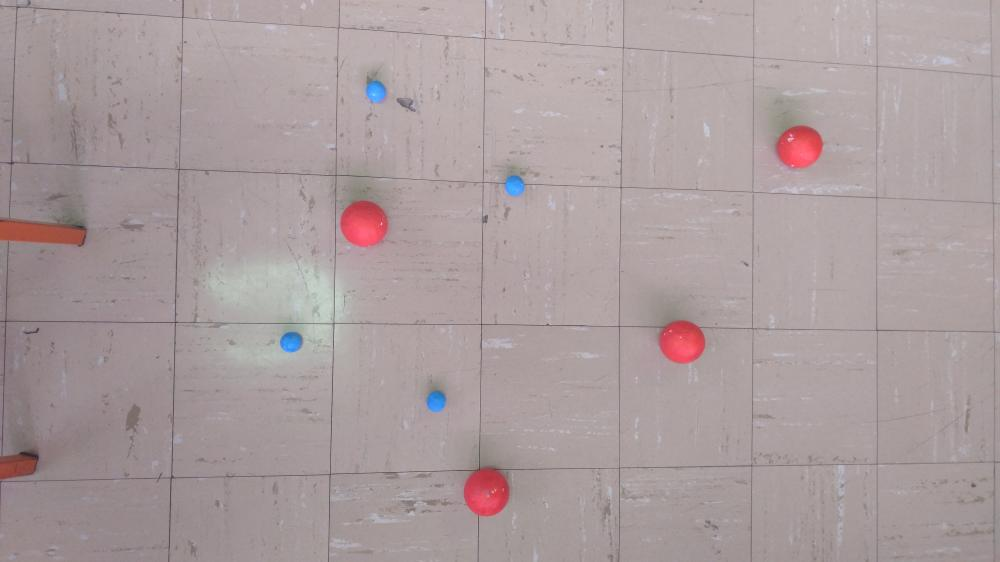
#> input picture EC3883-ColorBallTracker-master/tools/Figures/Balls_2.jpg, 1000 x 562 px
$ python 4-Color_Detection_on_Click.py   (older library calls are emulated)
#> lines starting #> are read from the running program, lines starting #| are printed output that depends on the picture
# import the necessary packages
import numpy as np
import cv2
from collections import OrderedDict
import time

# Tracked Colors in BGR (NOT RGB).
# tracked_colors = [[103,94,230],[233,151,60]]
tracked_colors = []

# Dictionary of recognized color labels.
RGB_dictionary = OrderedDict({
        "RED": (255, 0, 0),
        "GREEN": (0, 255, 0),
        "BLUE": (0, 0, 255),
        "CYAN": (0, 255, 255),
        # It doesn't recognize Magenta very well.
        # "MAGENTA": (255, 0, 255),
        "YELLOW": (255, 255, 0),
    })


# Percentage margin for hue, saturation and value.
margins = { "hue": 0.05,
            "saturation": 0.2,
            "value": 0.2
            }


def color2Mask(image, tracked_colors, margins):

    # Unpack margins.
    marH = margins["hue"]
    marS = margins["saturation"]
    marV = margins["value"]

    # Transform the image to HSV
    hsv_image = cv2.cvtColor(image, cv2.COLOR_BGR2HSV)

    # mask accumulator
    all_masks = np.zeros((image.shape[0], image.shape[1]), dtype = np.uint8)

    # Iterate over the list of tracked colors
    for color in tracked_colors:

        # Transform the color to hsv.
        hsv_color = cv2.cvtColor(np.uint8([[color]]), cv2.COLOR_BGR2HSV)
        hsv_color = hsv_color[0][0]
        # print("hsv_color = {}".format(hsv_color))

        # Calculate the margins for the mask from the base colors and the margin
        low_margin  = [ int(hsv_color[0] - 180*marH), int(max(hsv_color[1] - 255*marS, 0)), int(max(hsv_color[2] - 255*marV, 0)) ]
        high_margin = [ int(hsv_color[0] + 180*marH), int(min(hsv_color[1] + 255*marS, 255)), int(min(hsv_color[2] + 255*marV, 255)) ]

        # If there is a Wrap Around on the Hue axis, Create 2 sets of margins.
        if (low_margin[0] < 0) or (high_margin[0] > 179):

            if (low_margin[0] < 0):
                # If the low margin is negative, do a margin set in the upper region of the color space
                low_margin1  = [ 179 - np.abs(low_margin[0]), low_margin[1], low_margin[2] ]
                high_margin1 = [ 179, high_margin[1], high_margin[2] ]
                # then, do a margin set in the lower region of the color space.
                low_margin2  = [ 0, low_margin[1], low_margin[2] ]
                high_margin2 = [ high_margin[0], high_margin[1], high_margin[2] ]

            if (high_margin[0] > 179):
                # If the low margin is negative, do a margin set in the upper region of the color space
                low_margin1  = [ low_margin[0], low_margin[1], low_margin[2] ]
                high_margin1 = [ 179, high_margin[1], high_margin[2] ]
                # then, do a margin set in the lower region of the color space.
                low_margin2  = [ 0, low_margin[1], low_margin[2] ]
                high_margin2 = [ high_margin[0] - 179, high_margin[1], high_margin[2] ]

            # Run both masks and append them together
            mask1 = cv2.inRange(hsv_image,np.array(low_margin1),np.array(high_margin1))
            mask2 = cv2.inRange(hsv_image,np.array(low_margin2),np.array(high_margin2))
            mask  = cv2.bitwise_or(mask1,mask2)

        # If There is no weird Hue overflow, then just calculate the normal mask.
        else:
            mask = cv2.inRange(hsv_image,np.array(low_margin),np.array(high_margin))

        # Append the generated masks onto a single variable
        all_masks  = cv2.bitwise_or(all_masks,mask)


    # Erosion and Dilation on the combined mask
    kernel = cv2.getStructuringElement(cv2.MORPH_ELLIPSE,(5,5))
    all_masks = cv2.morphologyEx(all_masks, cv2.MORPH_OPEN, kernel)

    # Return the accumulated masks
    return all_masks


def mask2CentroidColor(image, mask, LAB_dictionary):
    # Calculate the contours of the image
    (_, cnts, _) = cv2.findContours(mask.copy(), cv2.RETR_EXTERNAL,cv2.CHAIN_APPROX_SIMPLE)

    # initialize good contours
    tracked_cnts = []

    # loop over the contours
    for c in cnts:

        # Try to Eliminate wrong contours based on how much thier perimeter and area approximate an actual circle.
        area = cv2.contourArea(c)
        perimeter = cv2.arcLength(c,True)
        (x,y),radius = cv2.minEnclosingCircle(c)
        # Transform the center of the circle to pixels
        (x,y) = (int(x),int(y))
        circle_area = int( np.pi * radius**2)
        circle_perimeter = int( np.pi * radius*2)
        if not (circle_perimeter*0.9 < perimeter < circle_perimeter*1.1 and circle_area*0.6 < area < circle_area*1.4): continue

        ## If you reach this far, detect the contour color using LAB aproximation
        # Retrieve center color from the image
        color = image[y][x]
        # Transform color to LAB color space
        color = cv2.cvtColor(np.uint8([[color]]), cv2.COLOR_BGR2LAB)
        # Calculate the vector difference between the selected color, and the known dictionary using numpy broadcasting.
        # Then compute the magnitue of the vector. Finally, retrieve the position of the value with the smallest difference.
        # To avoid overflowing, convert the arrays to float before substraction.
        min_idx = np.linalg.norm( LAB_dictionary["lab"].astype(np.float32) - color.astype(np.float32), axis=2 ).argmin()
        # Retrieve the label corresponding to that color.
        color_label = LAB_dictionary["name"][min_idx]

        ## Prepare array to return
        # Each ball is represented by an array  with the centroid, the radius, and the color label, like:
        # [ (x,y), radius, label ]
        tracked_cnts.append([(x,y), int(radius), color_label])

    # When the iteration through the contours has finished, return the list of tracked balls.
    return tracked_cnts


def RBG2LAB_labels(RGB_dictionary):
    """Convert an ordered dictionary of RGB colors to LAB format.
    returns a dictionary with a  list of converted values and a list of text labels. """

    RGB_dictionary
    lab_nparray = np.zeros((len(RGB_dictionary), 1, 3), dtype="uint8")
    color_names = []

    # loop over the colors dictionary
    for (i, (name, rgb)) in enumerate(RGB_dictionary.items()):
        # update the L*a*b* array and the color names list
        lab_nparray[i] = rgb
        color_names.append(name)

        # convert the L*a*b* array from the RGB color space
        # to L*a*b*
        lab = cv2.cvtColor(lab_nparray, cv2.COLOR_RGB2LAB)

    # Create a dictionary to easily pass the results around
    LAB_dictionary = {
            "lab": lab,
            "name":color_names
            }
    # Return the dictionary
    return LAB_dictionary

# Print on console the mouse position.
def onMouse (event, x, y, f, other):
    # Bring the image from the global context
    global shifted, tracked_colors

    # print("x:{}  y:{},  color = {}".format(x,y, image[y][x]))
    # Set thy callback event
    if (event == cv2.EVENT_LBUTTONDOWN):
        tracked_colors.append( shifted[y][x] )


# Create NamedWindow, and set callback.
cv2.namedWindow('Result')
cv2.setMouseCallback('Result', onMouse, 0 );


# Transform the recognized color to LAB color space.
LAB_dictionary = RBG2LAB_labels(RGB_dictionary)

# load the image and perform pyramid mean shift filtering
# to aid the thresholding step
image = cv2.imread("../Figures/Balls_2.jpg")
#> image is the input picture: shape (562, 1000, 3); mean B, G, R 158.1, 156.7, 170.3
# Super filter the Image

while (1):
    image1 = image.copy()
    time_start = time.time()
    # shifted = cv2.pyrMeanShiftFiltering(image, 21, 51)
    # shifted = cv2.pyrMeanShiftFiltering(image, 10, 51)
    shifted = cv2.pyrMeanShiftFiltering(image, 5, 51)
    shifted = cv2.GaussianBlur(shifted, (9, 9), 0)
    time1 = time.time()
    ## Calculate the masks associated to the tracked colors
    mask = color2Mask(shifted, tracked_colors, margins)
#> in color2Mask, `hsv_image = cv2.cvtColor(image, cv2.COLOR_BGR2HSV)`: hsv_image: shape (562, 1000, 3); mean H, S, V 103.9, 21.3, 170.8
#> after the loop in color2Mask, `for color in tracked_colors:`: all_masks: shape (562, 1000); every value is 0
    time2 = time.time()
    ## Calculate contours and colors of the tracked objects
    tracked_cnts = mask2CentroidColor(shifted, mask, LAB_dictionary)
#> in mask2CentroidColor, `(_, cnts, _) = cv2.findContours(mask.copy(), cv2.RETR_EXTERNAL,cv2.CHA..`: cnts = []
#> tracked_cnts = []
    time3 = time.time()

    # Draw the amount of tracked balls.
    cv2.putText(image1, "Tracked Balls = {}".format(len(tracked_cnts)), (2, 22), cv2.FONT_HERSHEY_SIMPLEX,0.8, (255, 255, 255), 2)

    ## Draw the tracked contours on screen
    for cnt in tracked_cnts:
        # Draw a circle around each ball
        center = cnt[0]
        radius = cnt[1]
        color = RGB_dictionary[cnt[2]]
        cv2.circle(image1,center,radius,(color[2], color[1], color[0]),2)

        # Draw a white dot at the center of each ball
        cv2.circle(image1, center, 1, (255, 255, 255), -1)
#> this loop made 0 passes
    time4 = time.time()

    # Calculate speed of the algorithm
    cv2.putText(image1, "FPS = {}".format(round(1/(time4-time_start),1)), (2, image1.shape[0]-2), cv2.FONT_HERSHEY_SIMPLEX,0.5, (255, 255, 255), 2)
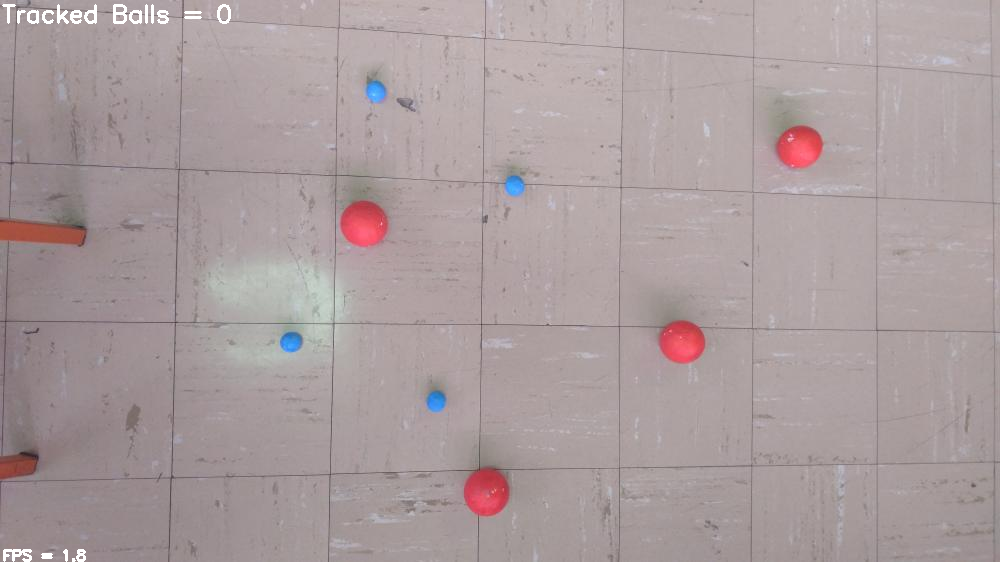
#> image1: shape (562, 1000, 3); mean B, G, R 158.4, 157.1, 170.6

    # Redraw the Image
    cv2.imshow("Result",  image1)

    #Print some informational results
    print("Mean Shift = {}".format(time1 - time_start))
    print("color2Mask = {}".format(time2 - time1))
    print("mask2CentroidColor = {}".format(time3 - time2))
    print("Draw contours = {}".format(time4 - time3))
    print("Total Time = {}\n".format(time4 - time_start))

    if cv2.waitKey(1) & 0xFF == ord('q'):
#> (key q is pressed here)
        break

cv2.destroyAllWindows()

$ run again, with EC3883-ColorBallTracker-master/tools/Figures/Balls_1.jpg copied over EC3883-ColorBallTracker-master/tools/Figures/Balls_2.jpg
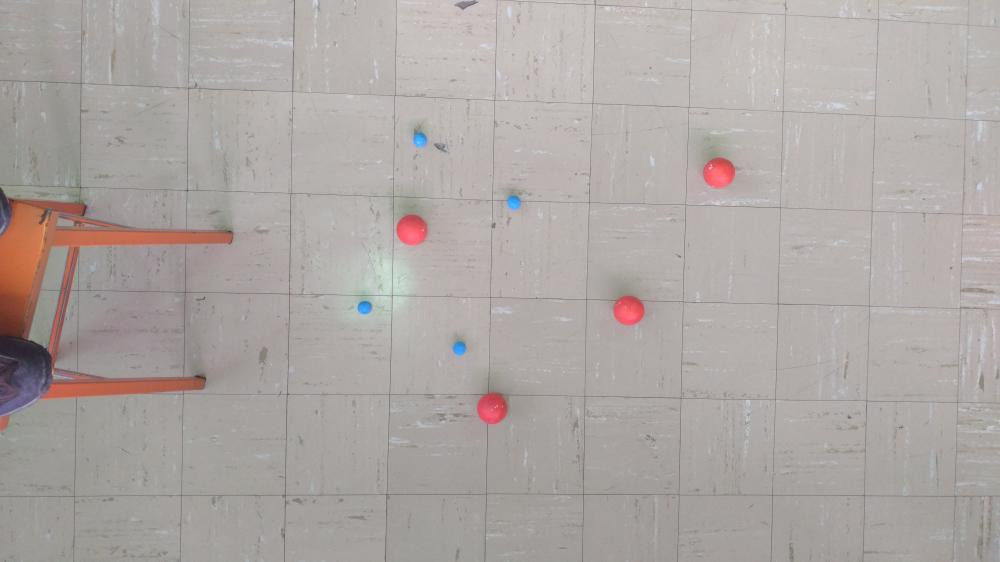
#> input picture EC3883-ColorBallTracker-master/tools/Figures/Balls_1.jpg, 1000 x 562 px
#> image is the input picture: shape (562, 1000, 3); mean B, G, R 163.8, 166.8, 173.3
#> hsv_image: shape (562, 1000, 3); mean H, S, V 18.7, 15, 173.7
#> cnts = []
#> `cv2.putText(image1, "FPS = {}".format(round(1/(time4-time_start),1)), ..`:
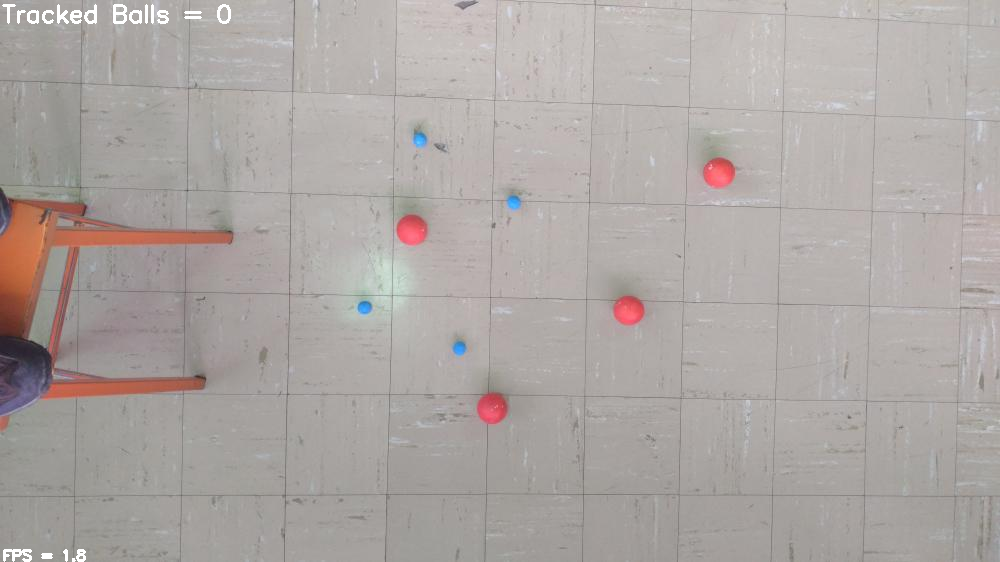
#> image1: shape (562, 1000, 3); mean B, G, R 164.2, 167.1, 173.6

$ run again, with EC3883-ColorBallTracker-master/tools/Figures/Balls_3.jpg copied over EC3883-ColorBallTracker-master/tools/Figures/Balls_2.jpg
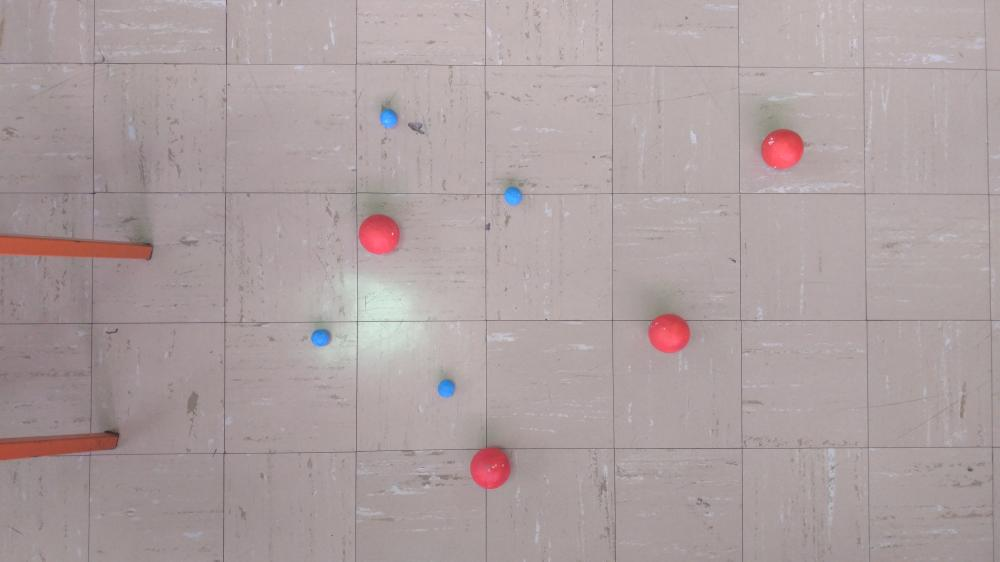
#> input picture EC3883-ColorBallTracker-master/tools/Figures/Balls_3.jpg, 1000 x 562 px
#> image is the input picture: shape (562, 1000, 3); mean B, G, R 159.9, 158.9, 172.3
#> hsv_image: shape (562, 1000, 3); mean H, S, V 96.6, 21, 172.8
#> cnts = []
#> `cv2.putText(image1, "FPS = {}".format(round(1/(time4-time_start),1)), ..`:
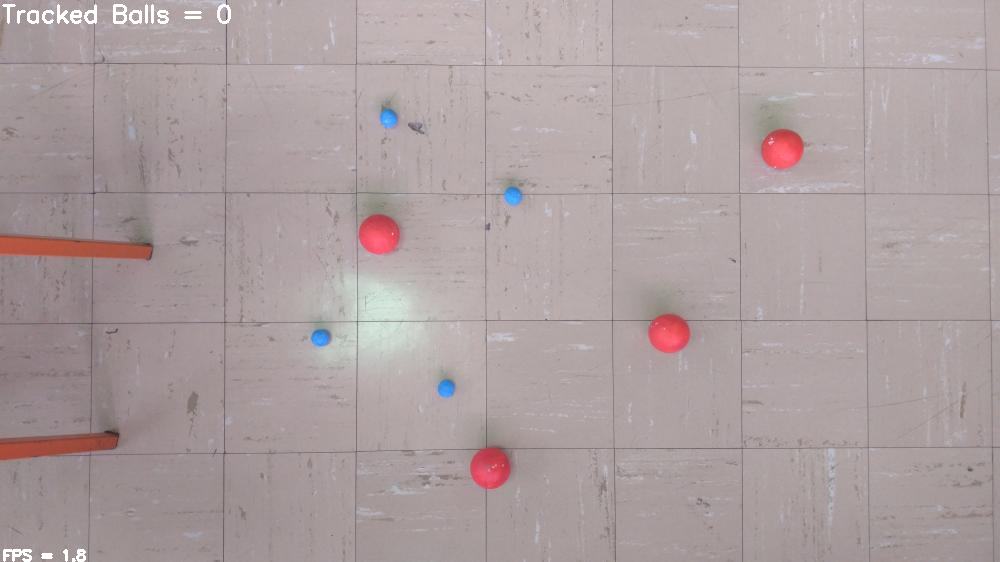
#> image1: shape (562, 1000, 3); mean B, G, R 160.2, 159.2, 172.6

$ run again, with EC3883-ColorBallTracker-master/tools/Figures/Balls_4.jpg copied over EC3883-ColorBallTracker-master/tools/Figures/Balls_2.jpg
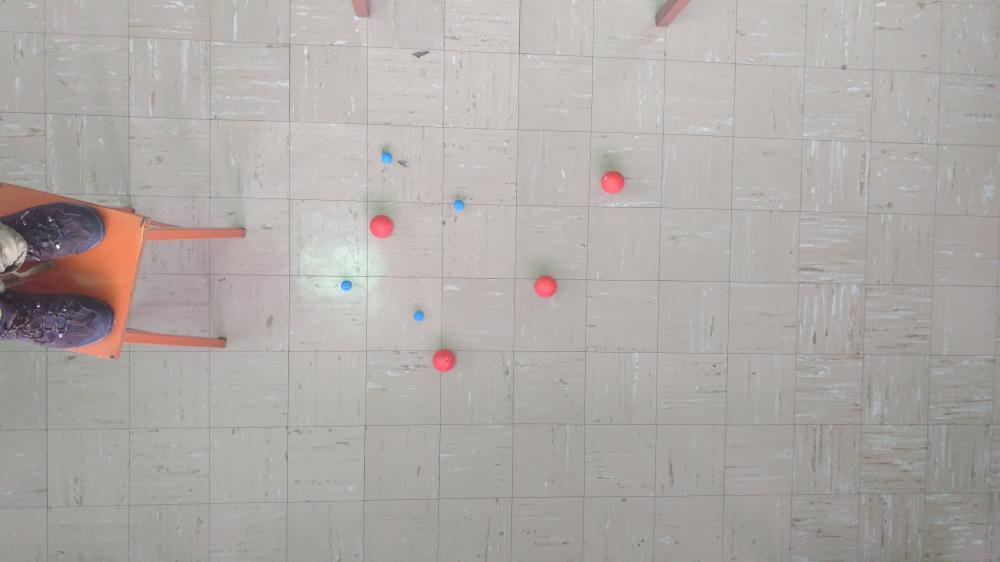
#> input picture EC3883-ColorBallTracker-master/tools/Figures/Balls_4.jpg, 1000 x 562 px
#> image is the input picture: shape (562, 1000, 3); mean B, G, R 166.5, 169.5, 174.5
#> hsv_image: shape (562, 1000, 3); mean H, S, V 23.2, 12.9, 174.9
#> cnts = []
#> `cv2.putText(image1, "FPS = {}".format(round(1/(time4-time_start),1)), ..`:
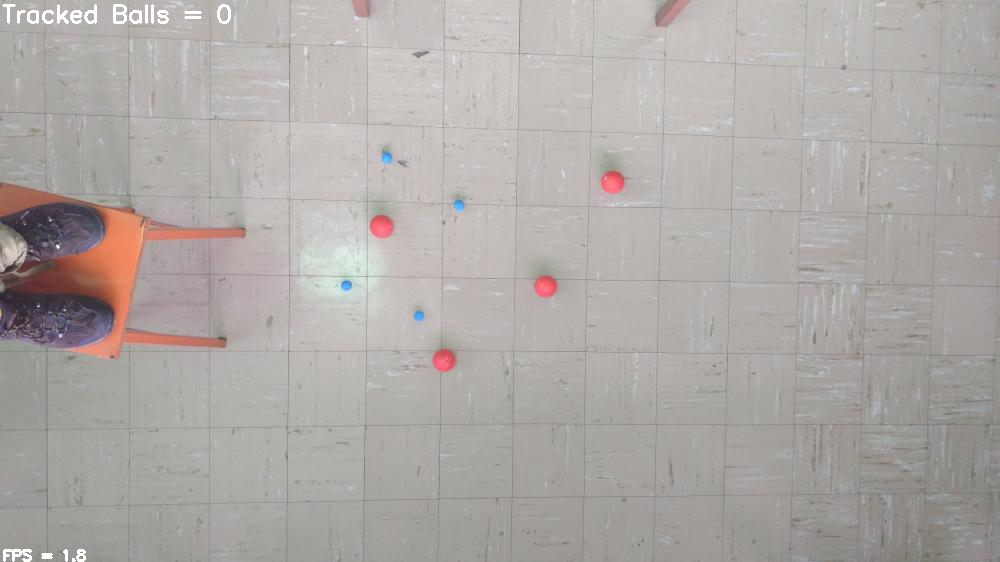
#> image1: shape (562, 1000, 3); mean B, G, R 166.8, 169.8, 174.8
